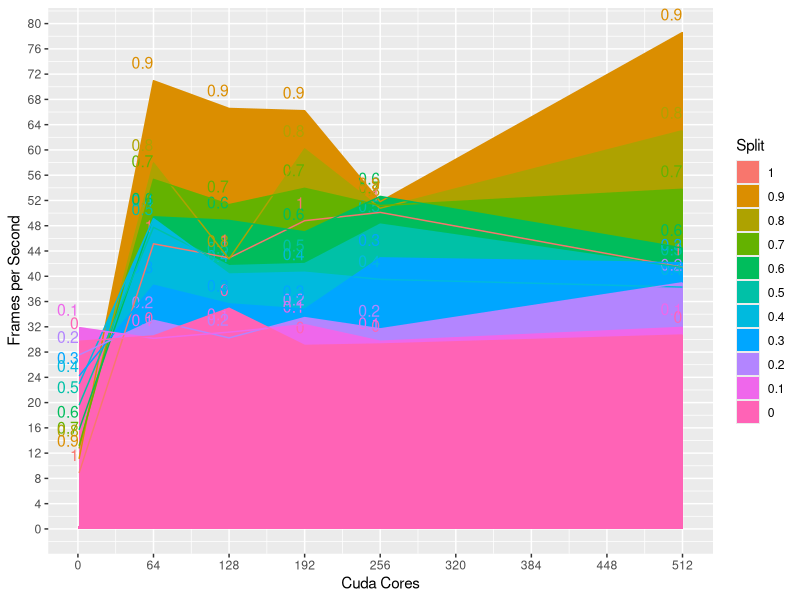
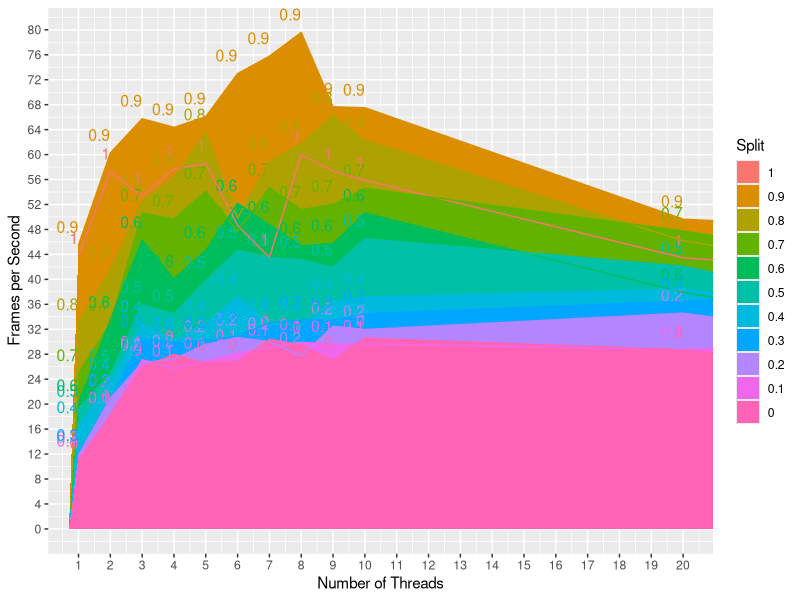

These figures' R source, in order:
library("ggplot2")
library("plyr")

cudacores_and_split <- read.csv("cudacores_and_split.csv")
numthreads_and_split <- read.csv("numthreads_and_split.csv")

png("cudacores_and_split.png", width=3200, height=1800, res=150)
ggplot(cudacores_and_split, aes(x=cudacores, y=time, fill=reorder(as.factor(split), -split))) +
  geom_area(position="dodge") + 
  geom_text(aes(label=split, colour=reorder(as.factor(split), -split)), size=4, vjust=-1, hjust=1, show_guide=FALSE) +
  scale_x_continuous(breaks=seq(0,512,by=64)) + 
  scale_y_continuous(breaks=seq(0,80,by=4)) +
  xlab("Cuda Cores") +
  ylab("Frames per Second") +
  geom_line(aes(colour=reorder(as.factor(split), -split)), show_guide=FALSE) +
  guides(fill=guide_legend(title="Split"))

png("numthreads_and_split.png", width=3200, height=1800, res=150)
ggplot(numthreads_and_split, aes(x=numthread, y=time, fill=reorder(as.factor(split), -split))) +
  geom_area(position="dodge") + 
  geom_text(aes(label=split, colour=reorder(as.factor(split), -split)), size=4, vjust=-1, hjust=1, show_guide=FALSE) +
  scale_x_continuous(breaks=seq(1,150,by=1)) + 
  scale_y_continuous(breaks=seq(0,80,by=4)) +
  xlab("Number of Threads") +
  ylab("Frames per Second") +
  geom_line(aes(colour=reorder(as.factor(split), -split)), show_guide=FALSE) +
  guides(fill=guide_legend(title="Split")) + 
  coord_cartesian(xlim = c(1, 20)) 

dev.off()
